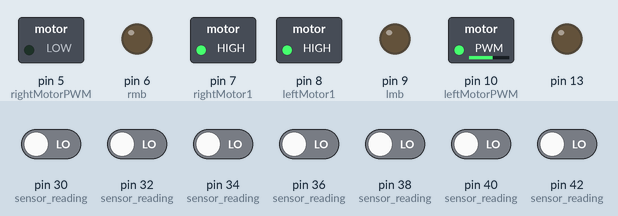
A sketch run on a simulated Arduino Mega 2560, built with avr-gcc and run on an emulated ATmega2560. Parts: switched loads named in the sketch (green lamp = pin HIGH), output pins drawn as LEDs (lit = HIGH). Inputs (shaded band) come from the test bench; at power-on: pin 30 (sensor_reading), pin 32 (sensor_reading), pin 34 (sensor_reading), pin 36 (sensor_reading), pin 38 (sensor_reading), pin 40 (sensor_reading), pin 42 (sensor_reading) LOW. What the sketch prints to the serial monitor is not drawn.

Above: at 4.2 s.
4.3 s: pin 32 (sensor_reading) driven HIGH
5.8 s: pin 38 (sensor_reading) driven HIGH
At 6.6 s:
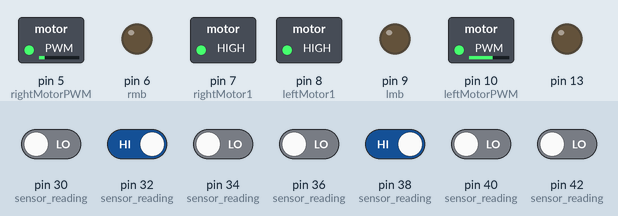
7.3 s: pin 36 (sensor_reading) driven HIGH
At 7.7 s:
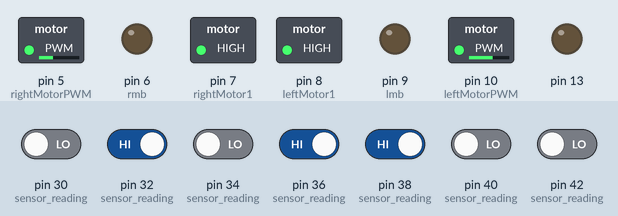
8.8 s: pin 40 (sensor_reading) driven HIGH
At 10.0 s:
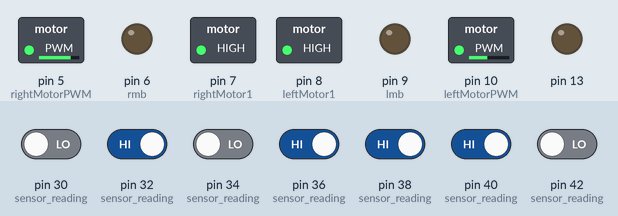
10.3 s: pin 34 (sensor_reading) driven HIGH
At 11.2 s:
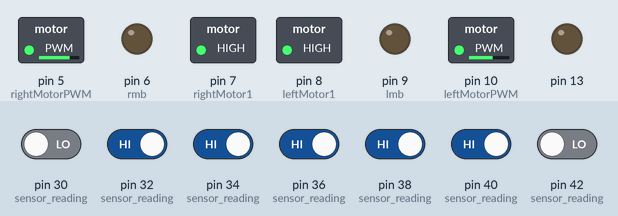
11.8 s: pin 42 (sensor_reading) driven HIGH
At 12.3 s:
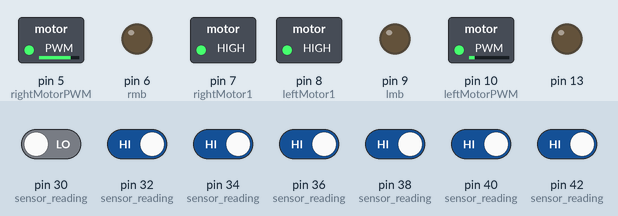
Timing chart, 0 to 14.3 s (numbered marks = the images above; inputs shaded):
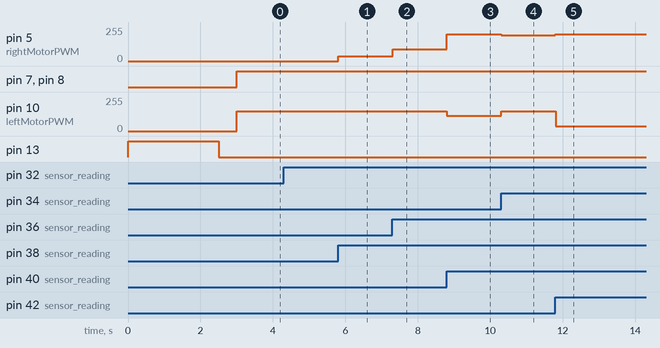

Measured:
- after the input at 5.8 s, pin 5 (rightMotorPWM): 0/255 → 34/255 at once
- after the input at 7.3 s, pin 5 (rightMotorPWM): 34/255 → 88/255 at once
- after the input at 8.8 s, pin 5 (rightMotorPWM): 88/255 → 200/255 at once; pin 10 (leftMotorPWM): 150/255 → 115/255 at once
- after the input at 10.3 s, pin 5 (rightMotorPWM): 200/255 → 195/255 at once; pin 10 (leftMotorPWM): 115/255 → 150/255 at once
- after the input at 11.8 s, pin 5 (rightMotorPWM): 195/255 → 200/255 at once; pin 10 (leftMotorPWM): 150/255 → 34/255 at once

The sketch:

Tonmoy.ino
```cpp
#include<QTRSensors.h>
int s[7];
int i=1;
int error;
int lme = 10;
int lmf = 8;
int lmb = 9;
int rmf = 7;
int rmb = 6;
int rme = 5;
int r[7];
int data1;
float Kp = .3231;
int Kd = 2.79;
int lastError = 0;
int rightMotorSpeed,leftMotorSpeed;
int rightBaseSpeed=195;
int leftBaseSpeed=195;
int rightMaxSpeed=200;
int leftMaxSpeed=150;
#define rightMotor1 7
#define rightMotorPWM 5
#define leftMotor1 8
#define leftMotorPWM 10
QTRSensorsRC qtrrc((unsigned char[]){30, 32, 34, 36, 38, 40, 42} ,7,3000,2);
unsigned int sensorValues[7];

void setup() {
  Serial.begin(38400);
  pinMode(lmf, OUTPUT);
  pinMode(rmf, OUTPUT);
  pinMode(lmb, OUTPUT);
  pinMode(rmb, OUTPUT);
  pinMode(lme, OUTPUT);
  pinMode(rme, OUTPUT);
  pinMode(13, OUTPUT);
  digitalWrite(13, HIGH);
  for(int i=0;i<100;i++)
  {
    qtrrc.calibrate();

  }

  digitalWrite(13, LOW);
  delay(500);

}

void sensor_reading() {
  s[1] = digitalRead(30);
  s[2] = digitalRead(32);
  s[3] = digitalRead(34);
  s[4] = digitalRead(36);
  s[5] = digitalRead(38);
  s[6] = digitalRead(40);
  s[7] = digitalRead(42);
}

void loop()
{

  if(digitalRead(30)==1 && digitalRead(32)==1 && digitalRead(34)==1 && digitalRead(36)==1 && digitalRead(38)==1 && digitalRead(40)==1 && digitalRead(42)==1)
  {
  analogWrite(leftMotorPWM, leftBaseSpeed);
   analogWrite(rightMotorPWM,rightBaseSpeed);
   digitalWrite(leftMotor1,HIGH);
   digitalWrite(rightMotor1,HIGH);
    delay(200);
    if(digitalRead(30)==1 && digitalRead(32)==1 && digitalRead(34)==1 && digitalRead(36)==1 && digitalRead(38)==1 && digitalRead(40)==1 && digitalRead(42)==1)
    {digitalWrite(rightMotor1, LOW);
  analogWrite(rightMotorPWM, rightMotorSpeed);

  digitalWrite(leftMotor1, LOW);

  analogWrite(leftMotorPWM, leftMotorSpeed);
  delay(15000);
     }
  }

  unsigned int sensors[7];
  signed int position=qtrrc.readLine(sensors);
  int error=position-3000;

  Serial.println(error);

  int motorSpeed = Kp * error + Kd * (error - lastError);
  lastError = error;


  int rightMotorSpeed = rightBaseSpeed + motorSpeed;
  int leftMotorSpeed = leftBaseSpeed - motorSpeed;

    if (rightMotorSpeed > rightMaxSpeed ) rightMotorSpeed = rightMaxSpeed;
  if (leftMotorSpeed > leftMaxSpeed ) leftMotorSpeed = leftMaxSpeed;
  if (rightMotorSpeed < 0) rightMotorSpeed = 0;
  if (leftMotorSpeed < 0) leftMotorSpeed = 0;

   {

  digitalWrite(rightMotor1, HIGH);

  analogWrite(rightMotorPWM, rightMotorSpeed);

  digitalWrite(leftMotor1, HIGH);

  analogWrite(leftMotorPWM, leftMotorSpeed);
   }
}
```
